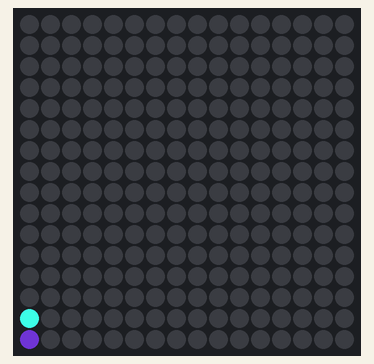
A program run on a simulated Raspberry Pi (BCM pin numbers) with a Unicorn HAT HD. Shown: 16×16 RGB LED matrix. Random numbers come from a fixed seed. At 33.0 s the program stops and its outputs stay as they are.

Above: at 0.16 s.
At 1.8 s:
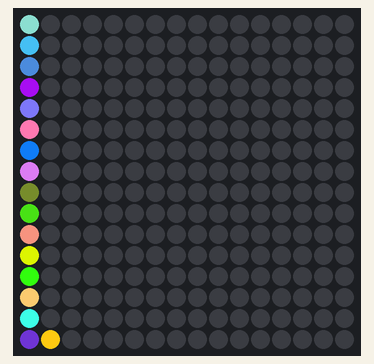
At 3.54 s:
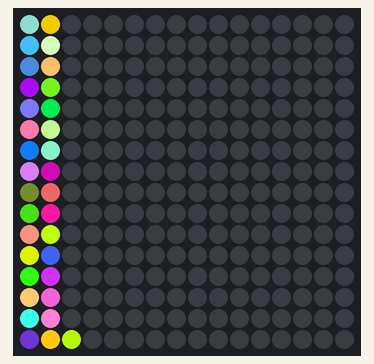
At 6.93 s:
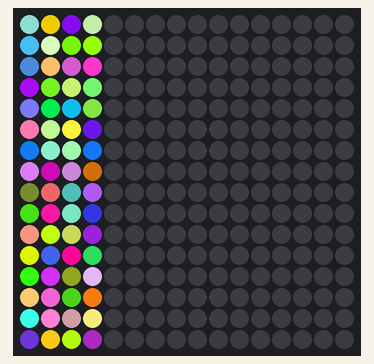
At 14.03 s:
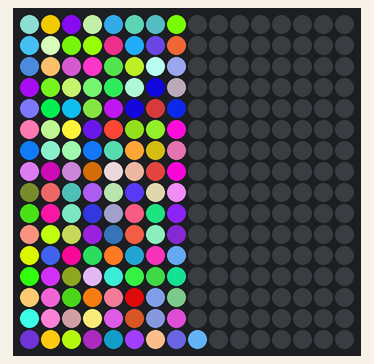
At 27.9 s:
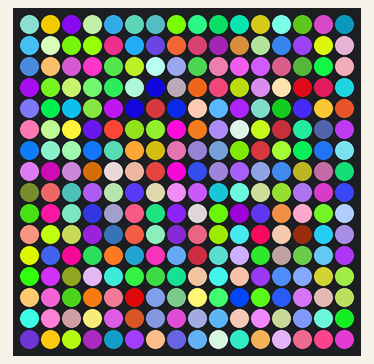

Measured:
- what the display in image 5 shows lasts 5.2 s, from 27.8 s to 33.0 s

The program:

unicorn_hat_colorize_dots.py
```python
import time
import unicornhathd
from random import randint

width, height = unicornhathd.get_shape()
unicornhathd.brightness(1.0)

try:
    for x in range(width):
        for y in range(height):
            r, g, b = randint(0, 255), randint(0, 255), randint(0, 255)
            unicornhathd.set_pixel(x, y, r, g, b)
            unicornhathd.show()
            time.sleep(0.1)
    time.sleep(5)
    unicornhathd.off()
except KeyboardInterrupt:
    unicornhathd.off()
```
